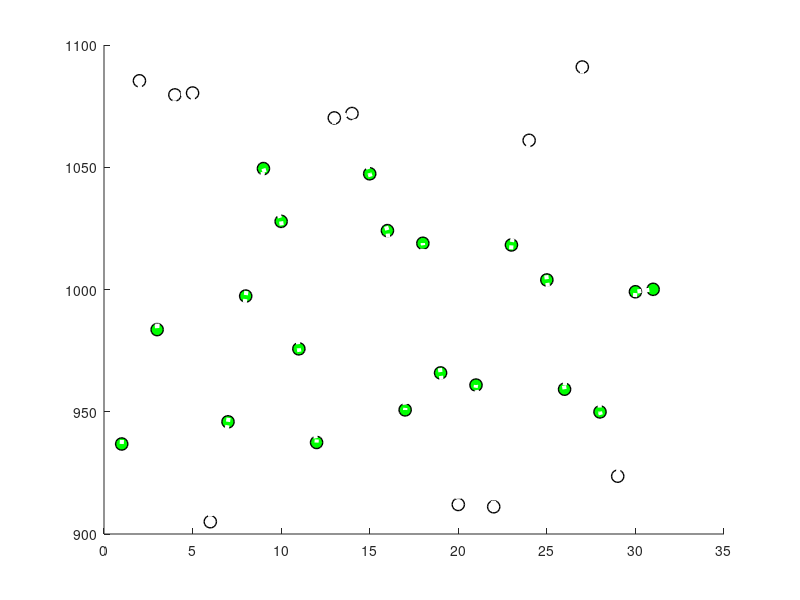

This figure's MATLAB source: (Note: this script raises an error after producing the figure.)
% Atmospheric Pressure Analysis
% Generate and plot atmospheric pressure data for 4 sensors over 31 days
% Each sensor measured 3 times per day (morning, noon, evening)

clear; clc; close all;

% Generate atmospheric pressure data
% 4 sensors (rows) × 3 measurements per day (columns) × 31 days (depth)
atmosphericPressure = zeros(4, 3, 31);

% Fill with random values between 900 and 1100
for day = 1:31
    for measurement = 1:3
        for sensor = 1:4
            atmosphericPressure(sensor, measurement, day) = 900 + 200*rand();
        end
    end
end

% Display data dimensions
fprintf('Data matrix dimensions: %d × %d × %d\n', size(atmosphericPressure, 1), size(atmosphericPressure, 2), size(atmosphericPressure, 3));
fprintf('Total measurements: %d\n', numel(atmosphericPressure));

% Calculate daily averages for each sensor
dailyAverages = zeros(4, 31);
for day = 1:31
    for sensor = 1:4
        % Average of 3 daily measurements for each sensor
        dailyAverages(sensor, day) = mean(atmosphericPressure(sensor, :, day));
    end
end

% Extract evening measurements for sensor 1 (measurement 3 = evening)
sensor1Evening = squeeze(atmosphericPressure(1, 3, :));

% Create the plot
figure('Position', [100, 100, 1200, 800]);
hold on;

% Define pressure limits
lowerLimit = 930;
upperLimit = 1060;

% Color points based on pressure limits first
for day = 1:31
    if sensor1Evening(day) < lowerLimit || sensor1Evening(day) > upperLimit
        % Points outside range - white filled
        scatter(day, sensor1Evening(day), 80, 'w', 'filled', 'MarkerEdgeColor', 'k', 'LineWidth', 1);
    else
        % Points inside range - green filled
        scatter(day, sensor1Evening(day), 80, 'g', 'filled', 'MarkerEdgeColor', 'k', 'LineWidth', 1);
    end
end

% Plot white dotted line for sensor 1 evening measurements (on top)
plot(1:31, sensor1Evening, 'Color', [1, 1, 1], 'LineStyle', ':', 'LineWidth', 3);

% Add pressure limit lines
yline(930, '-', 'Color', 'm', 'LineWidth', 2, ...
      'DisplayName', 'Lower Limit');
yline(1060, '-', 'Color', 'm', 'LineWidth', 2, ...
      'DisplayName', 'Upper Limit');

% Customize the plot
xlabel('Day of Month', 'FontSize', 12);
ylabel('Atmospheric Pressure (hPa)', 'FontSize', 12);
title('First sensor, evening, all days', 'FontSize', 14);
legend('Location', 'northeastoutside', 'FontSize', 8);

% Set axis limits to show all 31 days
xlim([1, 31]);
ylim([900, 1100]);
xticks(1:31);
yticks(900:25:1100);

% Set background color to dark for better contrast with white line
set(gca, 'Color', [0.1, 0.1, 0.1]);
set(gcf, 'Color', [0.1, 0.1, 0.1]);

% Add statistics for sensor 1 evening measurements
meanPressure = mean(sensor1Evening);
stdPressure = std(sensor1Evening);
minPressure = min(sensor1Evening);
maxPressure = max(sensor1Evening);

% Count points inside and outside the range
pointsInside = sum(sensor1Evening >= lowerLimit & sensor1Evening <= upperLimit);
pointsOutside = 31 - pointsInside;

text(0.02, 0.98, sprintf('Mean: %.1f hPa\nStd: %.1f hPa\nMin: %.1f hPa\nMax: %.1f hPa\n\nGreen points (in range): %d\nWhite points (out of range): %d', ...
     meanPressure, stdPressure, minPressure, maxPressure, pointsInside, pointsOutside), ...
     'Units', 'normalized', 'VerticalAlignment', 'top', 'FontSize', 10, ...
     'BackgroundColor', 'white', 'EdgeColor', 'black', 'Color', 'black');

% Display summary statistics for sensor 1 evening measurements
fprintf('\nSensor 1 Evening Measurements Statistics:\n');
fprintf('Mean pressure: %.2f hPa\n', mean(sensor1Evening));
fprintf('Std deviation: %.2f hPa\n', std(sensor1Evening));
fprintf('Min pressure: %.2f hPa\n', min(sensor1Evening));
fprintf('Max pressure: %.2f hPa\n', max(sensor1Evening));
fprintf('Range: %.2f hPa\n', max(sensor1Evening) - min(sensor1Evening));
fprintf('Points within range (930-1060 hPa): %d\n', pointsInside);
fprintf('Points outside range: %d\n', pointsOutside);

% Save the plot
saveas(gcf, 'sensor1_evening_pressure.png');
fprintf('\nPlot saved as sensor1_evening_pressure.png\n');
